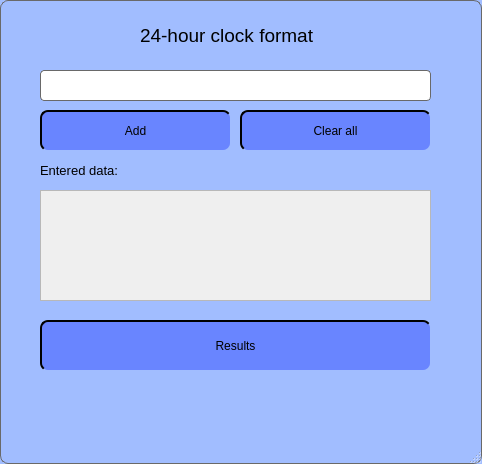
<?xml version="1.0" encoding="UTF-8"?>
<ui version="4.0">
 <class>MainWindow</class>
 <widget class="QMainWindow" name="MainWindow">
  <property name="geometry">
   <rect>
    <x>0</x>
    <y>0</y>
    <width>482</width>
    <height>464</height>
   </rect>
  </property>
  <property name="windowTitle">
   <string>MyTime</string>
  </property>
  <property name="windowIcon">
   <iconset theme="accessories-calculator">
    <normaloff>.</normaloff>.</iconset>
  </property>
  <property name="styleSheet">
   <string notr="true">QMainWindow {
    background-color: rgb(161, 189, 255);
    border: 1px solid rgb(105, 105, 105);
    border-radius: 8px;
}</string>
  </property>
  <property name="iconSize">
   <size>
    <width>30</width>
    <height>30</height>
   </size>
  </property>
  <widget class="QWidget" name="centralwidget">
   <widget class="QLineEdit" name="lineEdit">
    <property name="geometry">
     <rect>
      <x>40</x>
      <y>70</y>
      <width>391</width>
      <height>31</height>
     </rect>
    </property>
    <property name="styleSheet">
     <string notr="true">QLineEdit {
    background-color: rgb(255, 255, 255);
    border: 1px solid rgb(105, 105, 105);
    border-radius: 4px;
    padding: 2px;
}

QLineEdit:focus {
    border-color: rgb(105, 133, 255);
}</string>
    </property>
   </widget>
   <widget class="QPushButton" name="ButtonClearAll">
    <property name="geometry">
     <rect>
      <x>240</x>
      <y>110</y>
      <width>191</width>
      <height>41</height>
     </rect>
    </property>
    <property name="styleSheet">
     <string notr="true">QPushButton {
    background-color: rgb(105, 133, 255);
    border-style: outset;
    border-width: 2px;
    border-radius: 8px;
}

QPushButton:pressed {
    background-color: rgb(85, 120, 250);
}</string>
    </property>
    <property name="text">
     <string>Clear all</string>
    </property>
   </widget>
   <widget class="QPushButton" name="AddButton">
    <property name="geometry">
     <rect>
      <x>40</x>
      <y>110</y>
      <width>191</width>
      <height>41</height>
     </rect>
    </property>
    <property name="styleSheet">
     <string notr="true">QPushButton {
    background-color: rgb(105, 133, 255);
    border-style: outset;
    border-width: 2px;
    border-radius: 8px;
}

QPushButton:pressed {
    background-color: rgb(85, 120, 250);
}</string>
    </property>
    <property name="text">
     <string>Add</string>
    </property>
   </widget>
   <widget class="QLabel" name="label">
    <property name="geometry">
     <rect>
      <x>140</x>
      <y>20</y>
      <width>231</width>
      <height>31</height>
     </rect>
    </property>
    <property name="font">
     <font>
      <pointsize>14</pointsize>
     </font>
    </property>
    <property name="text">
     <string>24-hour clock format</string>
    </property>
   </widget>
   <widget class="QScrollArea" name="scrollData">
    <property name="geometry">
     <rect>
      <x>40</x>
      <y>190</y>
      <width>391</width>
      <height>111</height>
     </rect>
    </property>
    <property name="widgetResizable">
     <bool>true</bool>
    </property>
    <widget class="QWidget" name="scrollAreaWidgetContents_2">
     <property name="geometry">
      <rect>
       <x>0</x>
       <y>0</y>
       <width>389</width>
       <height>109</height>
      </rect>
     </property>
    </widget>
   </widget>
   <widget class="QPushButton" name="ButtonRes">
    <property name="geometry">
     <rect>
      <x>40</x>
      <y>320</y>
      <width>391</width>
      <height>51</height>
     </rect>
    </property>
    <property name="styleSheet">
     <string notr="true">QPushButton {
    background-color: rgb(105, 133, 255);
    border-style: outset;
    border-width: 2px;
    border-radius: 8px;
}

QPushButton:pressed {
    background-color: rgb(85, 120, 250);
}</string>
    </property>
    <property name="text">
     <string>Results</string>
    </property>
   </widget>
   <widget class="QLabel" name="data_label">
    <property name="geometry">
     <rect>
      <x>40</x>
      <y>160</y>
      <width>111</width>
      <height>21</height>
     </rect>
    </property>
    <property name="font">
     <font>
      <pointsize>10</pointsize>
     </font>
    </property>
    <property name="text">
     <string>Entered data:</string>
    </property>
   </widget>
  </widget>
  <widget class="QMenuBar" name="menubar">
   <property name="geometry">
    <rect>
     <x>0</x>
     <y>0</y>
     <width>482</width>
     <height>26</height>
    </rect>
   </property>
  </widget>
  <widget class="QStatusBar" name="statusbar"/>
 </widget>
 <resources/>
 <connections/>
</ui>
